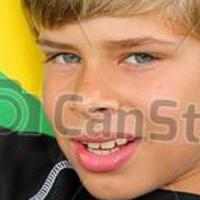
#> input picture HLG/dataset/FullData/10_0_0_20170110221811823.jpg.chip.jpg, 200 x 200 px; its folder holds only this picture in this run
$ python -i features.py   (imports and definitions only)
#> lines starting #> are read from the running program, lines starting #| are printed output that depends on the picture
from __future__ import annotations

import logging
import threading
from dataclasses import dataclass
from pathlib import Path
from typing import Any

import cv2
import mediapipe as mp
import numpy as np
from skimage.feature import hog

LOGGER = logging.getLogger(__name__)

DEFAULT_IMAGE_SIZE = (200, 200)
COLOR_HIST_BINS = (8, 8, 8)
COLOR_HIST_LENGTH = int(np.prod(COLOR_HIST_BINS))
LANDMARK_COUNT = 468
LANDMARK_VECTOR_LENGTH = LANDMARK_COUNT * 2

HOG_ORIENTATIONS = 9
HOG_PIXELS_PER_CELL = (8, 8)
HOG_CELLS_PER_BLOCK = (2, 2)
HOG_BLOCK_NORM = "L2-Hys"


def _compute_hog_vector_length(image_size: tuple[int, int]) -> int:
    width, height = image_size
    cells_x = width // HOG_PIXELS_PER_CELL[0]
    cells_y = height // HOG_PIXELS_PER_CELL[1]
    blocks_x = max(cells_x - HOG_CELLS_PER_BLOCK[0] + 1, 0)
    blocks_y = max(cells_y - HOG_CELLS_PER_BLOCK[1] + 1, 0)
    features_per_block = (
        HOG_CELLS_PER_BLOCK[0] * HOG_CELLS_PER_BLOCK[1] * HOG_ORIENTATIONS
    )
    return blocks_x * blocks_y * features_per_block


HOG_VECTOR_LENGTH = _compute_hog_vector_length(DEFAULT_IMAGE_SIZE)


@dataclass(frozen=True)
class FeatureBundle:
    hog: np.ndarray
    color_hist: np.ndarray
    landmark: np.ndarray

    # [6 lines left out: function as_python_lists, not called in this run]


def ensure_bgr_image(image: np.ndarray) -> np.ndarray:
    if image is None:
        raise ValueError("Input image is empty.")

    if image.ndim == 2:
        return cv2.cvtColor(image, cv2.COLOR_GRAY2BGR)

    if image.ndim != 3:
        raise ValueError("Input image must be a 2D or 3D array.")

    channels = image.shape[2]
    if channels == 3:
        return image
    if channels == 4:
        return cv2.cvtColor(image, cv2.COLOR_BGRA2BGR)

    raise ValueError(f"Unsupported image format with {channels} channels.")


# [17 lines left out: functions read_image, decode_image_bytes, not called in this run]


class FeatureExtractor:
    def __init__(
        self,
        image_size: tuple[int, int] = DEFAULT_IMAGE_SIZE,
        min_detection_confidence: float = 0.5,
    ) -> None:
        self.image_size = image_size
        self.min_detection_confidence = min_detection_confidence
        self.hog_vector_length = _compute_hog_vector_length(image_size)
        self._face_mesh: Any | None = None
        self._face_mesh_init_lock = threading.Lock()
        self._face_mesh_process_lock = threading.Lock()

    def __enter__(self) -> "FeatureExtractor":
        return self

    def __exit__(self, exc_type: Any, exc_value: Any, traceback: Any) -> None:
        self.close()

    # [4 lines left out: function close, not called in this run]

    def preprocess(self, image: np.ndarray) -> np.ndarray:
        bgr_image = ensure_bgr_image(image)
        return cv2.resize(bgr_image, self.image_size, interpolation=cv2.INTER_AREA)

    def extract_color_hist(self, image: np.ndarray) -> np.ndarray:
        hsv_image = cv2.cvtColor(image, cv2.COLOR_BGR2HSV)
        histogram = cv2.calcHist(
            [hsv_image],
            [0, 1, 2],
            None,
            list(COLOR_HIST_BINS),
            [0, 180, 0, 256, 0, 256],
        )
        histogram = cv2.normalize(
            histogram,
            None,
            alpha=0,
            beta=1,
            norm_type=cv2.NORM_MINMAX,
        )
        return histogram.flatten().astype(np.float64)

    def extract_hog(self, image: np.ndarray) -> np.ndarray:
        gray_image = cv2.cvtColor(image, cv2.COLOR_BGR2GRAY)
        features = hog(
            gray_image,
            orientations=HOG_ORIENTATIONS,
            pixels_per_cell=HOG_PIXELS_PER_CELL,
            cells_per_block=HOG_CELLS_PER_BLOCK,
            block_norm=HOG_BLOCK_NORM,
            feature_vector=True,
        )
        return np.asarray(features, dtype=np.float64)

    def extract_landmarks(self, image: np.ndarray) -> np.ndarray:
        rgb_image = cv2.cvtColor(image, cv2.COLOR_BGR2RGB)

        try:
            with self._face_mesh_process_lock:
                results = self._get_face_mesh().process(rgb_image)
        except Exception as exc:
            LOGGER.warning("MediaPipe landmark extraction failed: %s", exc)
            return np.zeros(LANDMARK_VECTOR_LENGTH, dtype=np.float64)

        if not results.multi_face_landmarks:
            return np.zeros(LANDMARK_VECTOR_LENGTH, dtype=np.float64)

        face_landmarks = results.multi_face_landmarks[0].landmark
        vector = np.zeros(LANDMARK_VECTOR_LENGTH, dtype=np.float64)

        for index, landmark in enumerate(face_landmarks[:LANDMARK_COUNT]):
            vector[2 * index] = landmark.x
            vector[(2 * index) + 1] = landmark.y

        return vector

    def extract(self, image: np.ndarray) -> FeatureBundle:
        processed_image = self.preprocess(image)
        return FeatureBundle(
            hog=self.extract_hog(processed_image),
            color_hist=self.extract_color_hist(processed_image),
            landmark=self.extract_landmarks(processed_image),
        )

    def extract_from_path(self, image_path: str | Path) -> FeatureBundle:
        return self.extract(read_image(image_path))

    def _get_face_mesh(self) -> Any:
        if self._face_mesh is None:
            with self._face_mesh_init_lock:
                if self._face_mesh is None:
                    self._face_mesh = mp.solutions.face_mesh.FaceMesh(
                        static_image_mode=True,
                        max_num_faces=1,
                        refine_landmarks=False,
                        min_detection_confidence=self.min_detection_confidence,
                    )
        return self._face_mesh


_DEFAULT_EXTRACTOR: FeatureExtractor | None = None
_DEFAULT_EXTRACTOR_LOCK = threading.Lock()


# [9 lines left out: function get_default_extractor, not called in this run]


def extract_features(image: np.ndarray) -> FeatureBundle:
    return get_default_extractor().extract(image)


def extract_features_from_path(image_path: str | Path) -> FeatureBundle:
    return get_default_extractor().extract_from_path(image_path)

>>> import cv2
>>> picture = cv2.imread('../HLG/dataset/FullData/10_0_0_20170110221811823.jpg.chip.jpg')
#> picture is the input picture: shape (200, 200, 3); mean B, G, R 91.3, 133.5, 172.4
>>> result = FeatureExtractor().extract(picture)
#> in extract_hog, `gray_image = cv2.cvtColor(image, cv2.COLOR_BGR2GRAY)`:
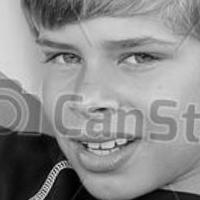
#> gray_image: shape (200, 200); min 0, max 231, mean 140.3
#> in extract_color_hist, `hsv_image = cv2.cvtColor(image, cv2.COLOR_BGR2HSV)`: hsv_image: shape (200, 200, 3); mean H, S, V 27.2, 120.3, 177.7
#> (the run stopped early here; a loop or call above may not have finished)

$ run again, on HLG/dataset/FullData/10_0_4_20170103200443015.jpg.chip.jpg
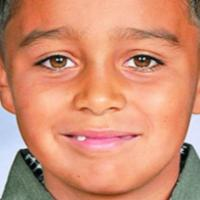
#> input picture HLG/dataset/FullData/10_0_4_20170103200443015.jpg.chip.jpg, 200 x 200 px
#> picture is the input picture: shape (200, 200, 3); mean B, G, R 115.1, 143.2, 209
#> in extract_hog, `gray_image = cv2.cvtColor(image, cv2.COLOR_BGR2GRAY)`:
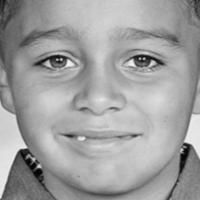
#> gray_image: shape (200, 200); min 1, max 250, mean 159.7
#> hsv_image: shape (200, 200, 3); mean H, S, V 20.5, 118.2, 211.6

$ run again, on HLG/dataset/FullData/10_1_0_20170109203438428.jpg.chip.jpg
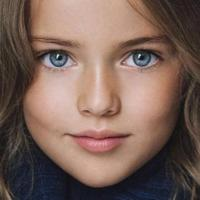
#> input picture HLG/dataset/FullData/10_1_0_20170109203438428.jpg.chip.jpg, 200 x 200 px
#> picture is the input picture: shape (200, 200, 3); mean B, G, R 88.2, 97.8, 121.9
#> in extract_hog, `gray_image = cv2.cvtColor(image, cv2.COLOR_BGR2GRAY)`:
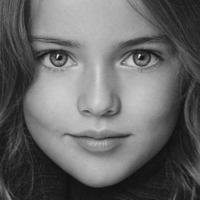
#> gray_image: shape (200, 200); min 12, max 243, mean 103.9
#> hsv_image: shape (200, 200, 3); mean H, S, V 29.6, 80.8, 124

$ run again, on HLG/dataset/FullData/1_0_0_20161219211607517.jpg.chip.jpg
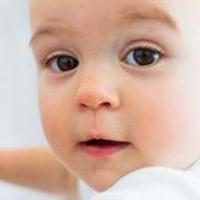
#> input picture HLG/dataset/FullData/1_0_0_20161219211607517.jpg.chip.jpg, 200 x 200 px
#> picture is the input picture: shape (200, 200, 3); mean B, G, R 163.6, 178.3, 210.6
#> in extract_hog, `gray_image = cv2.cvtColor(image, cv2.COLOR_BGR2GRAY)`:
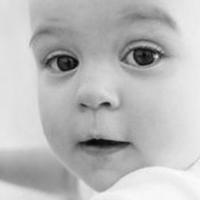
#> gray_image: shape (200, 200); min 5, max 252, mean 186.3
#> hsv_image: shape (200, 200, 3); mean H, S, V 31.8, 64.8, 212.4
